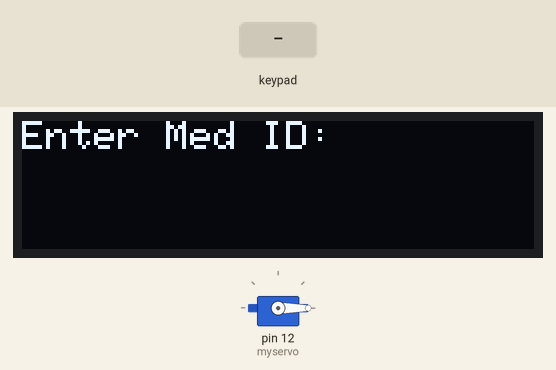
Simulated run of this sketch. Board: Arduino Uno, built with avr-gcc and run on an emulated ATmega328P. Parts: servo, 128×32 one-colour display. The inputs (shaded band) are chosen by the test bench. The display library's start-up logo is not drawn; what the sketch prints to the serial monitor is not drawn.

Above: at 3.2 s.
3.3 s: keypad keys 9 8 7 6 # pressed 0.4 s apart
At 3.51 s:
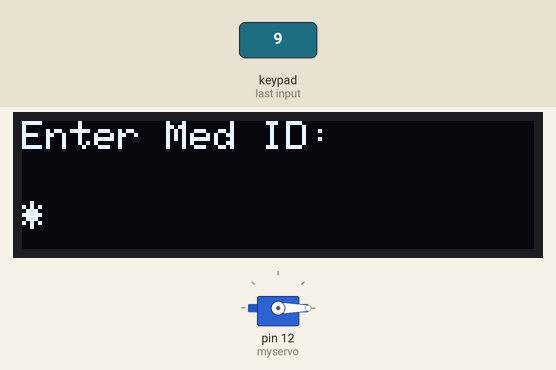
At 5.3 s:
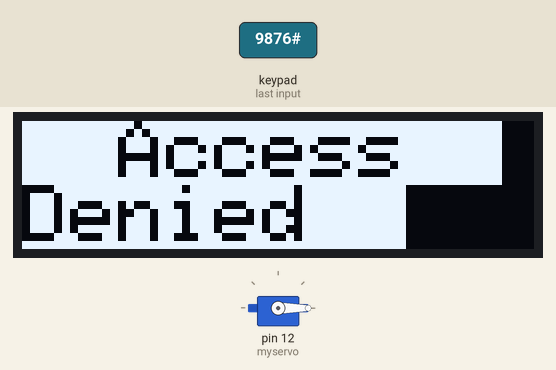
6.8 s: key '1' pressed
At 7.5 s:
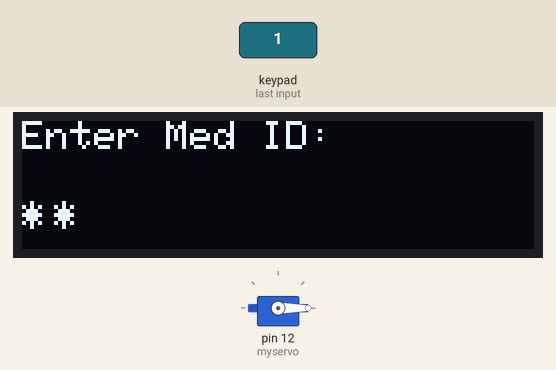
Timing chart, 0 to 9.8 s (numbered marks = the images above; inputs shaded):
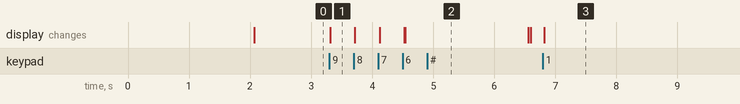

Measured:
- after the input at 3.3 s, the display: changes at once (image 1)
- after the input at 6.8 s, the display: changes at once (image 3)

The sketch:

Testing_YOda.ino
```cpp
#include <Wire.h>
#include <Adafruit_SSD1306.h>
#include <Servo.h>

Servo myservo;

#include <Keypad.h>

#define SCREEN_WIDTH 128 // OLED display width, in pixels
#define SCREEN_HEIGHT 32 // OLED display height, in pixels

// Declaration for an SSD1306 display connected to I2C (SDA, SCL pins)
#define OLED_RESET 4 // Reset pin # (or -1 if sharing Arduino reset pin)
Adafruit_SSD1306 display(SCREEN_WIDTH, SCREEN_HEIGHT, &Wire, OLED_RESET);

#define Password_Length 5

const byte ROWS = 4;
const byte COLS = 4;

char hexaKeys[ROWS][COLS] = {
    {'1', '2', '3', 'A'},
    {'4', '5', '6', 'B'},
    {'7', '8', '9', 'C'},
    {'*', '0', '#', 'D'}};

byte rowPins[ROWS] = {9, 8, 7, 6};
byte colPins[COLS] = {5, 4, 3, 2};

char Data[Password_Length];
char Master[Password_Length] = "1357";
byte data_count = 0;
char customKey;

Keypad customKeypad = Keypad(makeKeymap(hexaKeys), rowPins, colPins, ROWS, COLS);


const unsigned char myBitmap [] PROGMEM =

{
  0x00, 0x00, 0x00, 0x00, 0x00, 0x00, 0x00, 0x00, 0x00, 0x00, 0x00, 0x00, 0x00, 0x00, 0x00, 0x00,
  0x00, 0x00, 0x00, 0x00, 0x00, 0x00, 0x00, 0x00, 0x00, 0x00, 0x00, 0x00, 0x00, 0x00, 0x00, 0x00,
  0x00, 0x00, 0x00, 0x00, 0x00, 0x00, 0x00, 0x00, 0x00, 0x00, 0x00, 0x00, 0x00, 0x00, 0x00, 0x00,
  0x00, 0x00, 0x00, 0x00, 0x00, 0x00, 0x00, 0x00, 0x00, 0x00, 0x00, 0x00, 0x00, 0x00, 0x00, 0x00,
  0x00, 0x00, 0x00, 0x00, 0x00, 0x00, 0x00, 0x00, 0x00, 0x00, 0x00, 0x00, 0x00, 0x00, 0x00, 0x00,
  0x00, 0x00, 0x00, 0x00, 0x00, 0x00, 0x00, 0x00, 0x00, 0x00, 0x00, 0x00, 0x00, 0x00, 0x00, 0x00,
  0x00, 0x00, 0x00, 0x00, 0x00, 0x00, 0x00, 0x00, 0x00, 0x00, 0x00, 0x00, 0x00, 0x00, 0x00, 0x00,
  0x00, 0x00, 0x00, 0x00, 0x00, 0x00, 0x00, 0x00, 0x00, 0x00, 0x00, 0x00, 0x00, 0x00, 0x00, 0x00,
  0x00, 0x00, 0x00, 0x00, 0x00, 0x00, 0x00, 0x00, 0x00, 0x00, 0x00, 0x00, 0x00, 0x00, 0x00, 0x00,
  0x00, 0x00, 0x00, 0x00, 0x00, 0x00, 0x00, 0x00, 0x00, 0x00, 0x00, 0x00, 0x00, 0x00, 0x00, 0x00,
  0x00, 0x00, 0x00, 0x00, 0x00, 0x00, 0x00, 0x00, 0x00, 0x00, 0x00, 0x00, 0x00, 0x00, 0x00, 0x00,
  0x00, 0x00, 0x00, 0x00, 0x00, 0x00, 0x00, 0x00, 0x00, 0x00, 0x00, 0x00, 0x00, 0x00, 0x00, 0x00,
  0x00, 0x00, 0x00, 0x00, 0x00, 0x00, 0x00, 0x00, 0x00, 0x00, 0x00, 0x00, 0x00, 0x00, 0x00, 0x00,
  0x00, 0x00, 0x00, 0x00, 0xff, 0x80, 0x00, 0x00, 0x00, 0x00, 0x00, 0x00, 0x00, 0x00, 0x00, 0x00,
  0x00, 0xf0, 0x00, 0x07, 0xc1, 0xf0, 0x00, 0x00, 0x00, 0x00, 0x00, 0x00, 0x00, 0x00, 0x00, 0x00,
  0x01, 0x8f, 0xf0, 0x1c, 0x00, 0x1c, 0x00, 0x00, 0x00, 0x00, 0x00, 0x00, 0x00, 0x00, 0x00, 0x00,
  0x01, 0x80, 0x7f, 0x70, 0x00, 0x06, 0x00, 0x03, 0x80, 0x00, 0x00, 0x00, 0x00, 0x00, 0x00, 0x00,
  0x00, 0xc2, 0x07, 0xe0, 0x00, 0x03, 0xff, 0xff, 0xc0, 0x00, 0x00, 0x00, 0x00, 0x00, 0x00, 0x00,
  0x00, 0x60, 0x60, 0x00, 0x80, 0x00, 0x00, 0x00, 0x40, 0x00, 0x00, 0x00, 0x00, 0x00, 0x00, 0x00,
  0x00, 0x30, 0x1c, 0x00, 0x49, 0x00, 0x00, 0x70, 0xc0, 0x00, 0x00, 0x00, 0x00, 0x00, 0x00, 0x00,
  0x00, 0x18, 0x06, 0x00, 0x08, 0x00, 0x0f, 0x81, 0x80, 0x00, 0x00, 0x00, 0x00, 0x00, 0x00, 0x00,
  0x00, 0x08, 0x03, 0x01, 0x00, 0x7c, 0x30, 0x03, 0x00, 0x00, 0x00, 0x00, 0x00, 0x00, 0x00, 0x00,
  0x00, 0x0c, 0x01, 0x3f, 0x00, 0x7e, 0x60, 0x06, 0x00, 0x00, 0x00, 0x00, 0x00, 0x00, 0x00, 0x00,
  0x00, 0x06, 0x01, 0x7f, 0x80, 0xfe, 0x40, 0x0c, 0x00, 0x00, 0x00, 0x00, 0x00, 0x00, 0x00, 0x00,
  0x00, 0x02, 0x01, 0x3f, 0x89, 0xfe, 0x40, 0x0c, 0x00, 0x00, 0x00, 0x00, 0x00, 0x00, 0x00, 0x00,
  0x00, 0x03, 0x00, 0x3f, 0x91, 0xfe, 0x00, 0x18, 0x00, 0x00, 0x00, 0x00, 0x00, 0x00, 0x00, 0x00,
  0x00, 0x01, 0xc0, 0x1f, 0x81, 0xf8, 0x00, 0x70, 0x00, 0x00, 0x00, 0x00, 0x00, 0x00, 0x00, 0x00,
  0x00, 0x00, 0x70, 0x00, 0x00, 0x00, 0x81, 0xc0, 0x00, 0x00, 0x00, 0x00, 0x00, 0x00, 0x00, 0x00,
  0x00, 0x00, 0x3c, 0x00, 0x00, 0x01, 0x9f, 0x00, 0x00, 0x00, 0x00, 0x00, 0x00, 0x00, 0x00, 0x00,
  0x00, 0x00, 0x03, 0xc0, 0x00, 0x3f, 0xf0, 0x00, 0x00, 0x00, 0x00, 0x00, 0x00, 0x00, 0x00, 0x00,
  0x00, 0x00, 0x01, 0x3f, 0xff, 0xf0, 0x78, 0x00, 0x00, 0x00, 0x00, 0x00, 0x00, 0x00, 0x00, 0x00,
  0x00, 0x00, 0x01, 0x1e, 0xe0, 0x00, 0xf8, 0x00, 0x00, 0x00, 0x00, 0x00, 0x00, 0x00, 0x00, 0x00,
  0x00, 0x00, 0x01, 0x80, 0x00, 0x01, 0x98, 0x00, 0x00, 0x00, 0x00, 0x00, 0x00, 0x00, 0x00, 0x00,
  0x00, 0x00, 0x00, 0xc0, 0x00, 0x07, 0x8c, 0x00, 0x00, 0x00, 0x00, 0x00, 0x00, 0x00, 0x00, 0x00,
  0x00, 0x00, 0x00, 0xe0, 0x00, 0x1d, 0x0c, 0x00, 0x00, 0x00, 0x00, 0x00, 0x00, 0x00, 0x00, 0x00,
  0x00, 0x00, 0x01, 0x98, 0x00, 0xcd, 0x3c, 0x00, 0x00, 0x00, 0x00, 0x00, 0x00, 0x00, 0x00, 0x00,
  0x00, 0x00, 0x03, 0x8f, 0x81, 0x99, 0xf0, 0x00, 0x00, 0x00, 0x00, 0x00, 0x00, 0x00, 0x00, 0x00,
  0x00, 0x00, 0x03, 0x4b, 0x9f, 0x19, 0x30, 0x00, 0x00, 0x00, 0x00, 0x00, 0x00, 0x00, 0x00, 0x00,
  0x00, 0x00, 0x03, 0x72, 0x68, 0x2c, 0x60, 0x00, 0x00, 0x00, 0x00, 0x00, 0x00, 0x00, 0x00, 0x00,
  0x00, 0x00, 0x03, 0x92, 0x48, 0x4c, 0xc0, 0x00, 0x00, 0x00, 0x00, 0x00, 0x00, 0x00, 0x00, 0x00,
  0x00, 0x00, 0x01, 0xd0, 0x48, 0xdf, 0xc0, 0x00, 0x00, 0x00, 0x00, 0x00, 0x00, 0x00, 0x00, 0x00,
  0x00, 0x00, 0x03, 0x7c, 0x09, 0x9e, 0x00, 0x00, 0x00, 0x00, 0x00, 0x00, 0x00, 0x00, 0x00, 0x00,
  0x00, 0x00, 0x01, 0xf8, 0x0b, 0x1c, 0x00, 0x00, 0x00, 0x00, 0x00, 0x00, 0x00, 0x00, 0x00, 0x00,
  0x00, 0x00, 0x00, 0x60, 0x88, 0x0c, 0x00, 0x00, 0x00, 0x00, 0x00, 0x00, 0x00, 0x00, 0x00, 0x00,
  0x00, 0x00, 0x00, 0x20, 0x88, 0x0c, 0x00, 0x00, 0x00, 0x00, 0x00, 0x00, 0x00, 0x00, 0x00, 0x00,
  0x00, 0x00, 0x00, 0x20, 0x88, 0x0e, 0x00, 0x00, 0x00, 0x00, 0x00, 0x00, 0x00, 0x00, 0x00, 0x00,
  0x00, 0x00, 0x00, 0x70, 0x88, 0x0e, 0x00, 0x00, 0x00, 0x00, 0x00, 0x00, 0x00, 0x00, 0x00, 0x00,
  0x00, 0x00, 0x00, 0x60, 0x88, 0x0e, 0x00, 0x00, 0x00, 0x00, 0x00, 0x00, 0x00, 0x00, 0x00, 0x00,
  0x00, 0x00, 0x00, 0x60, 0x88, 0x0e, 0x00, 0x00, 0x00, 0x00, 0x00, 0x00, 0x00, 0x00, 0x00, 0x00,
  0x00, 0x00, 0x00, 0x78, 0xc8, 0x1e, 0x00, 0x00, 0x00, 0x00, 0x00, 0x00, 0x00, 0x00, 0x00, 0x00,
  0x00, 0x00, 0x00, 0x3f, 0xff, 0xfc, 0x00, 0x00, 0x00, 0x00, 0x00, 0x00, 0x00, 0x00, 0x00, 0x00,
  0x00, 0x00, 0x00, 0x00, 0x00, 0x00, 0x00, 0x00, 0x00, 0x00, 0x00, 0x00, 0x00, 0x00, 0x00, 0x00,
  0x00, 0x00, 0x00, 0x00, 0x00, 0x00, 0x00, 0x00, 0x00, 0x00, 0x00, 0x00, 0x00, 0x00, 0x00, 0x00,
  0x00, 0x00, 0x00, 0x00, 0x00, 0x00, 0x00, 0x00, 0x00, 0x00, 0x00, 0x00, 0x00, 0x00, 0x00, 0x00,
  0x00, 0x00, 0x00, 0x00, 0x00, 0x00, 0x00, 0x00, 0x00, 0x00, 0x00, 0x00, 0x00, 0x00, 0x00, 0x00,
  0x00, 0x00, 0x00, 0x00, 0x00, 0x00, 0x00, 0x00, 0x00, 0x00, 0x00, 0x00, 0x00, 0x00, 0x00, 0x00,
  0x00, 0x00, 0x00, 0x00, 0x00, 0x00, 0x00, 0x00, 0x00, 0x00, 0x00, 0x00, 0x00, 0x00, 0x00, 0x00,
  0x00, 0x00, 0x00, 0x00, 0x00, 0x00, 0x00, 0x00, 0x00, 0x00, 0x00, 0x00, 0x00, 0x00, 0x00, 0x00,
  0x00, 0x00, 0x00, 0x00, 0x00, 0x00, 0x00, 0x00, 0x00, 0x00, 0x00, 0x00, 0x00, 0x00, 0x00, 0x00,
  0x00, 0x00, 0x00, 0x00, 0x00, 0x00, 0x00, 0x00, 0x00, 0x00, 0x00, 0x00, 0x00, 0x00, 0x00, 0x00,
  0x00, 0x00, 0x00, 0x00, 0x00, 0x00, 0x00, 0x00, 0x00, 0x00, 0x00, 0x00, 0x00, 0x00, 0x00, 0x00,
  0x00, 0x00, 0x00, 0x00, 0x00, 0x00, 0x00, 0x00, 0x00, 0x00, 0x00, 0x00, 0x00, 0x00, 0x00, 0x00,
  0x00, 0x00, 0x00, 0x00, 0x00, 0x00, 0x00, 0x00, 0x00, 0x00, 0x00, 0x00, 0x00, 0x00, 0x00, 0x00,
  0x00, 0x00, 0x00, 0x00, 0x00, 0x00, 0x00, 0x00, 0x00, 0x00, 0x00, 0x00, 0x00, 0x00, 0x00, 0x00
};


void setup()
{
  Serial.begin(115200);
  myservo.attach(12);
  myservo.write(0);

  // SSD1306_SWITCHCAPVCC = generate display voltage from 3.3V internally
  // Address 0x3C for 128x32 or 0x3D for 128x64
  if (!display.begin(SSD1306_SWITCHCAPVCC, 0x3C))
  {
    Serial.println(F("SSD1306 allocation failed"));
    for (;;)
      ; // Don't proceed, loop forever
  }

  // Show initial display buffer contents on the screen --
  // the library initializes this with an Adafruit splash screen.
  display.display();
  delay(2000); // Pause for 2 seconds

  // Clear the display and show it.
  display.clearDisplay();
  display.display();
}

void loop()
{
  display.setCursor(0, 0);
  display.setTextSize(1.8); // Draw normal-scale text
  display.setTextColor(SSD1306_WHITE);
  display.print(F("Enter Med ID:"));
  display.display();

  customKey = customKeypad.getKey();

  if (customKey)
  {
    Data[data_count] = customKey;
    display.setCursor(data_count * 8, 20);
    display.print('*');
    display.display();
    data_count++;
  }

  if (data_count == Password_Length - 1)
  {
    display.clearDisplay();
    display.setCursor(0, 0);

    if (!strcmp(Data, Master))
    {
      // The passcode matches, so tell the user they can enter
      display.setTextSize(2); // Draw 3X-scale text
      display.print("  Welcome  ");
      display.print("  Ved  ");

      display.display();
      delay(4000);
      display.clearDisplay();
 display.drawBitmap(0, 0, myBitmap, 128, 64, WHITE);
  display.display();
      Serial.println("Open");
      myservo.write(90);
      delay(2000);
      myservo.write(0);
    }
    else
    {
      display.setTextSize(2); // Draw 2X-scale text
      display.setTextColor(SSD1306_BLACK, SSD1306_WHITE);
      display.print("  Access  Denied  ");
      display.display();
      Serial.println("Failed");
      delay(2000);
    }
    clearData();
    display.clearDisplay();
  }
}

void clearData()
{
  while (data_count != 0)
  {
    Data[data_count--] = 0;
  }
  return;
}
```
